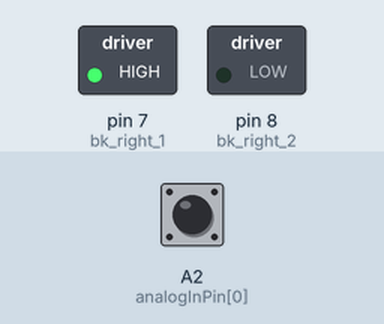
This sketch was run on a simulated Arduino Uno, built with avr-gcc and run on an emulated ATmega328P. Shown: switched loads named in the sketch (green lamp = pin HIGH). Inputs (shaded band) come from the test bench; at power-on: A2 (analogInPin[0]) LOW.

Above: at 0.1 s.
At 1.2 s:
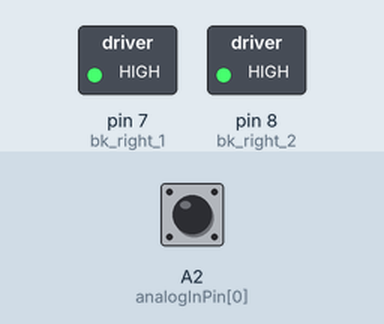
1.3 s: A2 (analogInPin[0]) pulsed HIGH 2 times (0.12 s each, 0.3 s apart)
At 1.8 s:
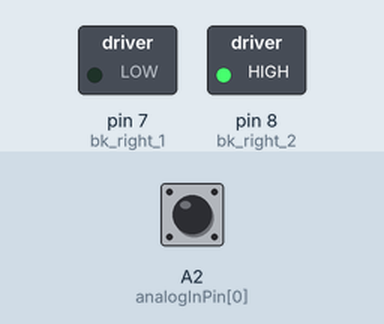
Timing chart, 0 to 4.3 s (numbered marks = the images above; inputs shaded):
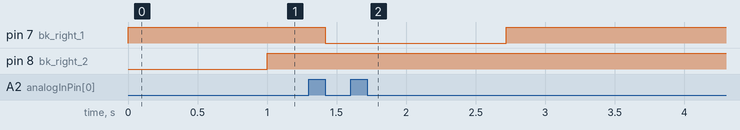

The sketch:

Aiden_car.ino
```cpp
// Aiden's one year birthday gift, A blue minicooper, modified as
// remote control car
// specification :
// The car come with only one wheel drive
// try to make it forward and backward

//=============================
// int analogInPin[] = {A0,A1,A2,A3,A4,A5};
int analogInPin[] = {A2};
int analogInPin_NUM = 1 ;  // length of analogInPin
int bk_right_1 = 7;
int bk_right_2 = 8;
int sensorValue = 0;
//===initilize variables ========
int read_signal[]={0}; // signal from transimtter

void setup() {
   Serial.begin(9600);
  // put your setup code here, to run once:
 for(int i=0;i< analogInPin_NUM;i++){
  pinMode(analogInPin[i], INPUT);

 }
  pinMode(bk_right_1,OUTPUT);
  pinMode(bk_right_2,OUTPUT);
  digitalWrite(bk_right_1,HIGH); // disable
  digitalWrite(bk_right_1,HIGH); // disable
}

void loop() {
  // put your main code here, to run repeatedly:
  for(int i=0;i<analogInPin_NUM;i++){
    sensorValue = pulseIn(analogInPin[i],HIGH);
    read_signal[i]=get_signal(sensorValue);
    /*
    Serial.print(sensorValue);
    Serial.print(":");
    Serial.print(read_signal[i]);
    Serial.print("|" );
    */
  }
  // drive car
  drive(read_signal[0],1);
}

//=====
int get_signal(int raw_value){
// convert raw value from transimtter to signal
    int low_cut=1090;
    int high_cut=1914;   // cut raw_value in interval [low_cut,high_cut]
    int mid_value_low=1400;
    int mid_value_high=1600;
    int signal;

    if(raw_value==0){
       return 0;
     }

     // constraint raw value into the interval
    int sensor_read=constrain(raw_value, low_cut, high_cut);
    //classify the signal
    if(sensor_read<mid_value_low){
         signal=-1;
    }else if(sensor_read>mid_value_high){
         signal=1;
    }else{
         signal=0;
    }

      return signal;
}
void drive(int direction,int delay_time){
  // car drive
  // direction : 1 forward  or -1 backward  or stop
  int high_pin[] = {bk_right_1};
  int low_pin[] = {bk_right_2};
  int NUM_pin = 1;
  if(direction==1){
    set_high_low(high_pin,NUM_pin,low_pin,NUM_pin);
  }else if(direction==-1){
    set_high_low(low_pin,NUM_pin,high_pin,NUM_pin);
  }else{
    // stop
    set_high_low(high_pin,NUM_pin,high_pin,0);
    set_high_low(low_pin,NUM_pin,low_pin,0);
  }
  delay(delay_time);
}
void set_high_low(int pin_high[],int high_size,int pin_low[],int low_size){
  // set pin_high high
  // set pin_low low
  for(int i=0;i<high_size;i++){
     digitalWrite(pin_high[i],HIGH);
  }
  for(int i=0;i<low_size;i++){
     digitalWrite(pin_low[i],LOW);
  }

}
```

Measured:
- after the input at 1.3 s, pin 7 (bk_right_1): HIGH → LOW after 0.12 s, → HIGH 1.3 s later
